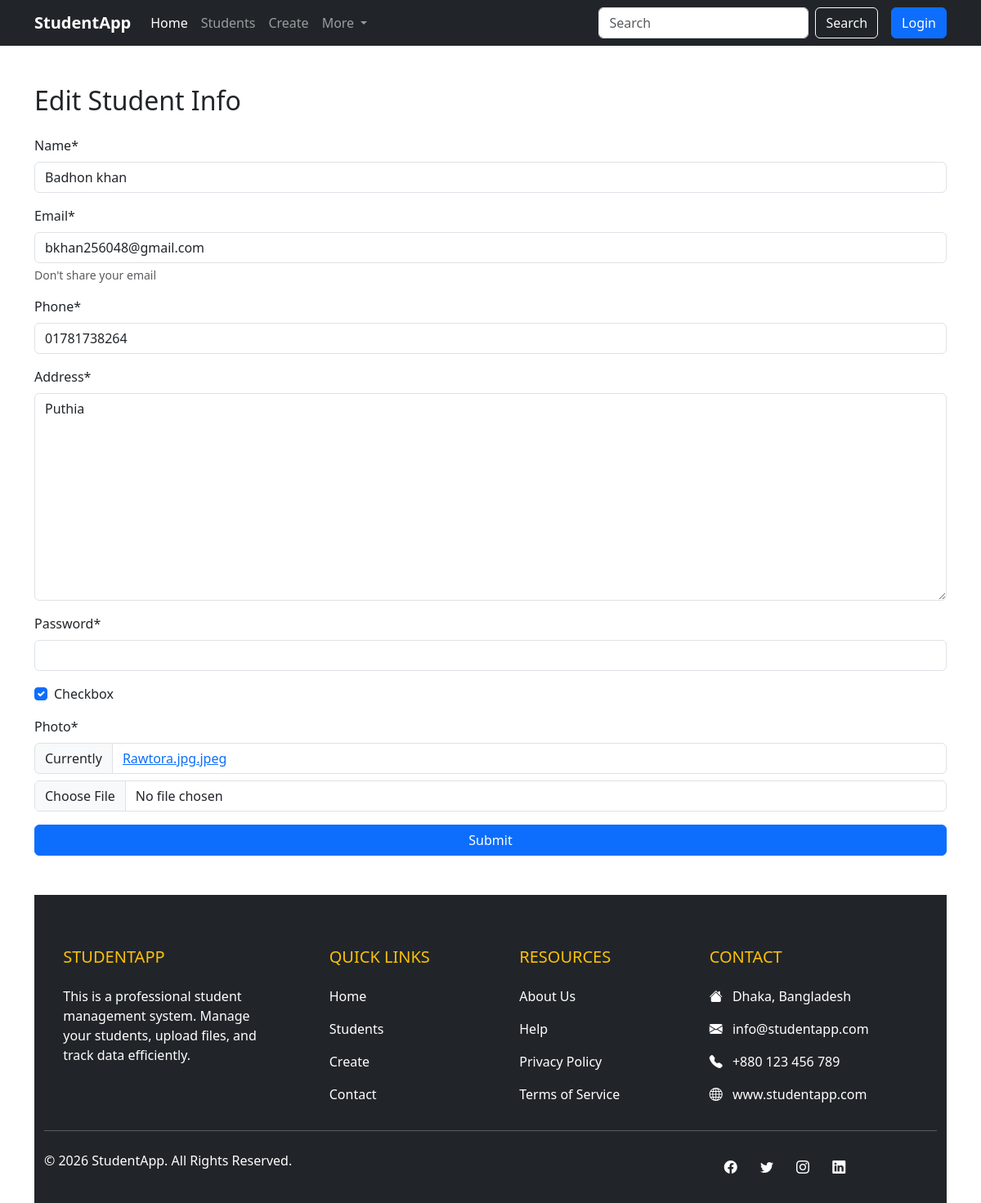
The page /update/3/ on the database its author committed.
### student/models.py (models this page shows, shortened)
class Student(models. Model):
    name = models.CharField( max_length=50)
    email = models.EmailField()
    phone = models.CharField(max_length=11)
    address = models.TextField(max_length=150)
    password = models.CharField(max_length=15)
    checkbox = models.BooleanField(default=False)
    photo = models.FileField(upload_to=file_save_path, default=None, null=True)

### student/views.py (the view)
# urls.py: path('update/<int:id>/', views.update_student, name='update'),
def update_student(request,id):
    student = models.Student.objects.get(id=id)
    form = forms.StudentForm(instance=student)
    if request.method == 'POST':
        form = forms.StudentForm(request.POST, request.FILES, instance=student)
        if form.is_valid():
            form.save()
            return redirect('students')
    return render(request, 'student/update_student.html', {'form':form})

### student/forms.py
class StudentForm(forms.ModelForm):
    password = forms.CharField(widget=forms.PasswordInput())
    class Meta:
        model = models.Student
        fields = '__all__'
        lables = {
            'name' : "Full Name",
            'email' : "Email address",
            'phone' : "Phone number",
            'photo' : "Upload File",
        }
        help_texts = {
            'email': "Don't share your email",
            'password': "Password is your secqurity.",
        }

### student/templates/student/update_student.html (shortened to what this page needs)
{%load crispy_forms_tags %}
<!DOCTYPE html>
<html lang="en">
<head>
    <link href="https://cdn.jsdelivr.net/npm/bootstrap@5.0.2/dist/css/bootstrap.min.css" rel="stylesheet">
    <link href="https://cdn.jsdelivr.net/npm/bootstrap@5.3.2/dist/css/bootstrap.min.css" rel="stylesheet">
<link href="https://cdn.jsdelivr.net/npm/bootstrap-icons@1.10.5/font/bootstrap-icons.css" rel="stylesheet">
</head>
<body>
<nav class="navbar navbar-expand-lg navbar-dark bg-dark sticky-top">
  <div class="container">
    <a class="navbar-brand fw-bold" href="#">StudentApp</a>
    <div class="collapse navbar-collapse" id="navbarContent">
      <ul class="navbar-nav me-auto mb-2 mb-lg-0">
        <li class="nav-item">
          <a class="nav-link active" href="#">Home</a>
        </li>
        <li class="nav-item">
          <a class="nav-link" href="{% url "students" %}">Students</a>
        </li>
        <li class="nav-item">
          <a class="nav-link" href="{% url "create" %}">Create</a>
        </li>
        <li class="nav-item dropdown">
          <a class="nav-link dropdown-toggle" href="#" role="button" data-bs-toggle="dropdown">
            More
          </a>
        </li>
      </ul>
      <form class="d-flex me-3">
        <input class="form-control me-2" type="search" placeholder="Search">
        <button class="btn btn-outline-light" type="submit">Search</button>
      </form>
      <a href="#" class="btn btn-primary">Login</a>
    </div>
  </div>
</nav>
   <div class="container mt-5">
    <h2 class="mb-4">Edit Student Info</h2>
    <form method="POST" enctype="multipart/form-data" novalidate>
        {{ form | crispy }}
        <div class="d-flex justify-content-center mt-3 pb-5 ">
            <button type="submit" class="btn btn-primary w-100">Submit</button>
        </div>
    </form>
    <footer class="bg-dark text-white pt-5 pb-4">
  <div class="container text-md-left">
    <div class="row text-md-left">
      <div class="col-md-3 col-lg-3 col-xl-3 mx-auto mt-3">
        <h5 class="text-uppercase mb-4 font-weight-bold text-warning">StudentApp</h5>
        <p>
          This is a professional student management system. Manage your students, upload files, and track data efficiently.
        </p>
      </div>
      <div class="col-md-2 col-lg-2 col-xl-2 mx-auto mt-3">
        <h5 class="text-uppercase mb-4 font-weight-bold text-warning">Quick Links</h5>
        <p><a href="#" class="text-white text-decoration-none">Home</a></p>
        <p><a href="#" class="text-white text-decoration-none">Students</a></p>
        <p><a href="#" class="text-white text-decoration-none">Create</a></p>
        <p><a href="#" class="text-white text-decoration-none">Contact</a></p>
      </div>
      <div class="col-md-3 col-lg-2 col-xl-2 mx-auto mt-3">
        <h5 class="text-uppercase mb-4 font-weight-bold text-warning">Resources</h5>
        <p><a href="#" class="text-white text-decoration-none">About Us</a></p>
        <p><a href="#" class="text-white text-decoration-none">Help</a></p>
        <p><a href="#" class="text-white text-decoration-none">Privacy Policy</a></p>
        <p><a href="#" class="text-white text-decoration-none">Terms of Service</a></p>
      </div>
      <div class="col-md-4 col-lg-3 col-xl-3 mx-auto mt-3">
        <h5 class="text-uppercase mb-4 font-weight-bold text-warning">Contact</h5>
        <p><i class="bi bi-house-fill me-2"></i> Dhaka, Bangladesh</p>
        <p><i class="bi bi-envelope-fill me-2"></i> info@studentapp.com</p>
        <p><i class="bi bi-telephone-fill me-2"></i> +880 123 456 789</p>
        <p><i class="bi bi-globe me-2"></i> www.studentapp.com</p>
      </div>
    </div>
    <hr class="mb-4" style="border-top: 1px solid rgba(255,255,255,0.2);">
    <div class="row align-items-center">
      <div class="col-md-7 col-lg-8">
        <p>© 2026 StudentApp. All Rights Reserved.</p>
      </div>
      <div class="col-md-5 col-lg-4">
        <div class="text-center text-md-right">
          <a href="#" class="text-white me-4"><i class="bi bi-facebook"></i></a>
          <a href="#" class="text-white me-4"><i class="bi bi-twitter"></i></a>
          <a href="#" class="text-white me-4"><i class="bi bi-instagram"></i></a>
          <a href="#" class="text-white me-4"><i class="bi bi-linkedin"></i></a>
        </div>
      </div>
    </div>
  </div>
</footer>
</div>
</body>
</html>

### rows shown on the page
Student: name "Badhon khan", email "bkhan256048@gmail.com", phone "01781738264", address "Puthia", checkbox "☑"
